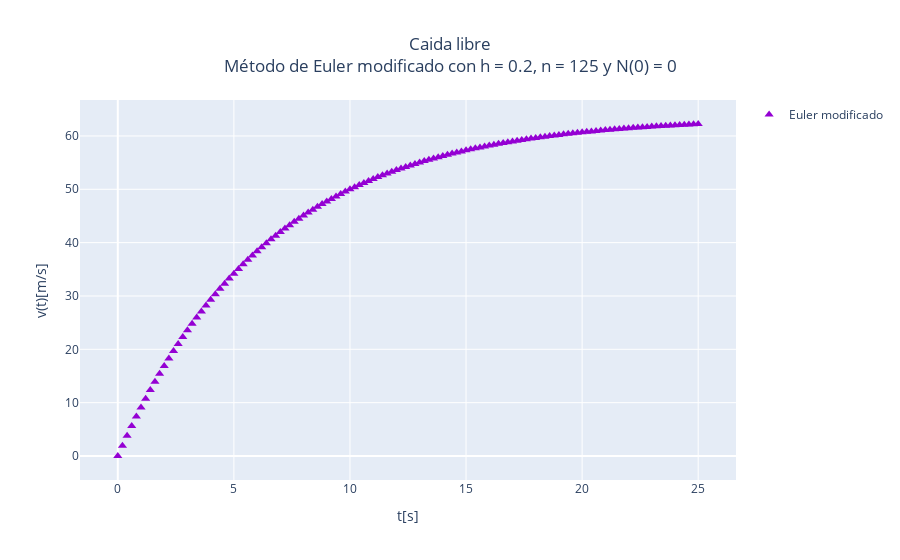

The notebook cell this image was saved under:
### Markdown cell above
### Euler modificado

### Code cell
def metodo_euler_mod(f, t_0, y_0, h, n_pasos):
    valores_y_Euler_Mod = [y_0] # Lista de valores de y
    valores_t = [t_0] # Vector de tiempo

    # Iterar sobre el número de pasos y aplicar el método de Euler modificado
    for i in range(n_pasos):
        valores_t.append(valores_t[i] + h)
        y_nueva = valores_y_Euler_Mod[i] + h * f(valores_y_Euler_Mod[i] + h/2 * f(valores_y_Euler_Mod[i])) # ¡¡¡NO MODIFICAR!!!
        valores_y_Euler_Mod.append(y_nueva) # ¡¡¡NO MODIFICAR!!!

    # Graficar
    titulo = f'Caida libre<br>Método de Euler modificado con h = {round(h,3)}, n = {n_pasos} y N(0) = {round(y_0,3)}' # ¡¡¡NO MODIFICAR!!!
    eje_x = 't[s]' # Nombre del eje x
    eje_y = 'v(t)[m/s]' # Nombre del eje y

    fig = go.Figure() # ¡¡¡NO MODIFICAR!!!
    fig.update_layout(title=titulo, title_x=0.5, xaxis_title=eje_x, yaxis_title=eje_y) # ¡¡¡NO MODIFICAR!!!
    plot_Euler_Mod = go.Scatter(x=valores_t, y=valores_y_Euler_Mod, mode='markers', marker=dict(size=8, symbol='triangle-up'), name='Euler modificado', marker_color='darkviolet', showlegend=True) # ¡¡¡NO MODIFICAR!!!
    fig.add_trace(plot_Euler_Mod) # ¡¡¡NO MODIFICAR!!!
    fig.show() # ¡¡¡NO MODIFICAR!!!
    return plot_Euler_Mod # ¡¡¡NO MODIFICAR!!!

plot_Euler_Mod = metodo_euler_mod(f_real, t_0, y_0, h, n_pasos) # Graficar método de Euler modificado

### Figure 1 — Plotly figure (JSON) as saved in the notebook; plotly's stock layout.template omitted (floating-point values rounded to 4 significant figures)
{"data": [{"marker": {"color": "darkviolet", "size": 8, "symbol": "triangle-up"}, "mode": "markers", "name": "Euler modificado", "showlegend": true, "type": "scatter", "x": [0, 0.2, 0.4, 0.6, 0.8, 1, 1.2, 1.4, 1.6, 1.8, 2.0, 2.2, 2.4, 2.6, 2.8, 3.0, 3.2, 3.4, 3.6, 3.8, 4.0, 4.2, 4.4, 4.6, 4.8, 5.0, 5.2, 5.4, 5.6, 5.8, 6.0, 6.2, 6.4, 6.6, 6.8, 7.0, 7.2, 7.4, 7.6, 7.8, 8.0, 8.2, 8.4, 8.6, 8.8, 9, 9.2, 9.4, 9.6, 9.8, 10.0, 10.2, 10.4, 10.6, 10.8, 11.0, 11.2, 11.4, 11.6, 11.8, 12.0, 12.2, 12.4, 12.6, 12.8, 13.0, 13.2, 13.4, 13.6, 13.8, 14.0, 14.2, 14.4, 14.6, 14.8, 15.0, 15.2, 15.4, 15.6, 15.8, 16.0, 16.2, 16.4, 16.6, 16.8, 17.0, 17.2, 17.4, 17.6, 17.8, 18.0, 18.2, 18.4, 18.6, 18.8, 19.0, 19.2, 19.4, 19.6, 19.8, 20.0, 20.2, 20.4, 20.6, 20.8, 21.0, 21.2, 21.4, 21.6, 21.8, 22.0, 22.2, 22.4, 22.6, 22.8, 23.0, 23.2, 23.4, 23.6, 23.8, 24.0, 24.2, 24.4, 24.6, 24.8, 25.0], "y": [0, 1.932, 3.805, 5.621, 7.382, 9.089, 10.74, 12.35, 13.91, 15.42, 16.88, 18.3, 19.67, 21.01, 22.3, 23.56, 24.77, 25.95, 27.09, 28.2, 29.28, 30.32, 31.33, 32.31, 33.26, 34.18, 35.08, 35.94, 36.78, 37.6, 38.38, 39.15, 39.89, 40.61, 41.31, 41.99, 42.64, 43.28, 43.9, 44.49, 45.07, 45.64, 46.18, 46.71, 47.22, 47.72, 48.2, 48.67, 49.12, 49.56, 49.99, 50.4, 50.8, 51.19, 51.57, 51.93, 52.29, 52.63, 52.96, 53.28, 53.6, 53.9, 54.19, 54.48, 54.76, 55.02, 55.28, 55.54, 55.78, 56.02, 56.25, 56.47, 56.69, 56.9, 57.1, 57.3, 57.49, 57.67, 57.85, 58.03, 58.2, 58.36, 58.52, 58.67, 58.82, 58.97, 59.11, 59.24, 59.37, 59.5, 59.63, 59.75, 59.86, 59.98, 60.09, 60.19, 60.29, 60.39, 60.49, 60.59, 60.68, 60.76, 60.85, 60.93, 61.01, 61.09, 61.17, 61.24, 61.31, 61.38, 61.45, 61.51, 61.58, 61.64, 61.7, 61.75, 61.81, 61.86, 61.92, 61.97, 62.01, 62.06, 62.11, 62.15, 62.2, 62.24]}], "layout": {"title": {"text": "Caida libre<br>Método de Euler modificado con h = 0.2, n = 125 y N(0) = 0", "x": 0.5}, "xaxis": {"title": {"text": "t[s]"}}, "yaxis": {"title": {"text": "v(t)[m/s]"}}}}
